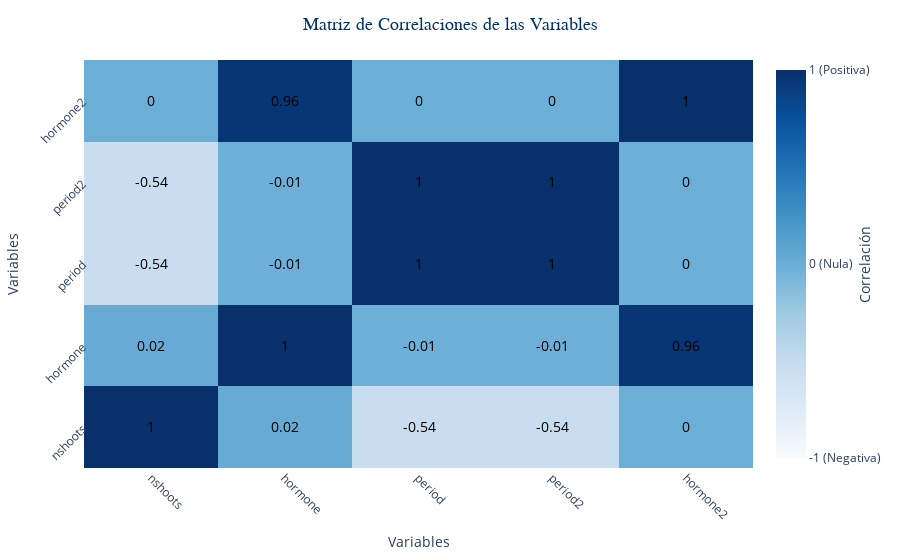

Notebook source saved alongside this figure:
### Markdown cell above
#Matrix de Correlaciones

### Code cell
import pandas as pd
import plotly.graph_objects as go

# Leer el archivo Excel 'trajan.xlsx' en un DataFrame
file_path = 'C:/Users/Acer/Downloads/trajan.xlsx'
df = pd.read_excel(file_path, engine='openpyxl')

# Seleccionar las cinco variables de interés
df_subset = df[['nshoots', 'hormone', 'period', 'period2', 'hormone2']]

# Calcular la matriz de correlaciones
correlation_matrix = df_subset.corr()

# Crear una figura para la matriz de correlaciones
fig_corr = go.Figure(data=go.Heatmap(
    z=correlation_matrix.values,
    x=correlation_matrix.columns,
    y=correlation_matrix.columns,
    colorscale='Blues',  # Escala de colores azul profesional
    zmin=-1,  # Valor mínimo para la escala de colores
    zmax=1,   # Valor máximo para la escala de colores
    colorbar=dict(
        title='Correlación',
        titleside='right',
        tickvals=[-1, 0, 1],
        ticktext=['-1 (Negativa)', '0 (Nula)', '1 (Positiva)'],
        titlefont=dict(size=14),
        tickfont=dict(size=12),
    ),
    text=correlation_matrix.round(2).values,  # Añadir valores de correlación a cada celda
    texttemplate="%{text}",  # Formato del texto
    textfont=dict(size=14, color='black'),  # Fuente del texto
))

# Actualizar el diseño de la figura
fig_corr.update_layout(
    title='Matriz de Correlaciones de las Variables',
    title_x=0.5,
    title_font=dict(size=18, color='#003366', family="Verdana"),  # Título del gráfico
    xaxis_title='Variables',
    yaxis_title='Variables',
    xaxis=dict(
        title_font_size=14,
        tickfont_size=12,
        tickangle=45,  # Ángulo de las etiquetas del eje X
        side='bottom',
    ),
    yaxis=dict(
        title_font_size=14,
        tickfont_size=12,
        tickangle=-45,  # Ángulo de las etiquetas del eje Y
        side='left',
    ),
    plot_bgcolor='white',  # Color de fondo del gráfico
    paper_bgcolor='white',  # Color de fondo del papel
    margin=dict(l=50, r=50, t=60, b=50)  # Márgenes del gráfico
)

# Mostrar la figura
fig_corr.show()

# Guardar la figura como un archivo HTML
fig_corr.write_html('C:/Users/Acer/Downloads/matriz_correlaciones.html')

### Figure 1 — Plotly figure (JSON) as saved in the notebook; plotly's stock layout.template omitted (floating-point values rounded to 4 significant figures)
{"data": [{"colorbar": {"tickfont": {"size": 12}, "ticktext": ["-1 (Negativa)", "0 (Nula)", "1 (Positiva)"], "tickvals": [-1, 0, 1], "title": {"font": {"size": 14}, "side": "right", "text": "Correlación"}}, "colorscale": [[0, "rgb(247,251,255)"], [0.125, "rgb(222,235,247)"], [0.25, "rgb(198,219,239)"], [0.375, "rgb(158,202,225)"], [0.5, "rgb(107,174,214)"], [0.625, "rgb(66,146,198)"], [0.75, "rgb(33,113,181)"], [0.875, "rgb(8,81,156)"], [1, "rgb(8,48,107)"]], "text": [[1, 0.02, -0.54, -0.54, 0], [0.02, 1, -0.01, -0.01, 0.96], [-0.54, -0.01, 1, 1, 0], [-0.54, -0.01, 1, 1, 0], [0, 0.96, 0, 0, 1]], "textfont": {"color": "black", "size": 14}, "texttemplate": "%{text}", "type": "heatmap", "x": ["nshoots", "hormone", "period", "period2", "hormone2"], "y": ["nshoots", "hormone", "period", "period2", "hormone2"], "z": [[1, 0.02403, -0.5354, -0.5354, -0.00481], [0.02403, 1, -0.01218, -0.01218, 0.9609], [-0.5354, -0.01218, 1, 1, 0.0009943], [-0.5354, -0.01218, 1, 1, 0.0009943], [-0.00481, 0.9609, 0.0009943, 0.0009943, 1]], "zmax": 1, "zmin": -1}], "layout": {"margin": {"b": 50, "l": 50, "r": 50, "t": 60}, "paper_bgcolor": "white", "plot_bgcolor": "white", "title": {"font": {"color": "#003366", "family": "Verdana", "size": 18}, "text": "Matriz de Correlaciones de las Variables", "x": 0.5}, "xaxis": {"side": "bottom", "tickangle": 45, "tickfont": {"size": 12}, "title": {"font": {"size": 14}, "text": "Variables"}}, "yaxis": {"side": "left", "tickangle": -45, "tickfont": {"size": 12}, "title": {"font": {"size": 14}, "text": "Variables"}}}}
